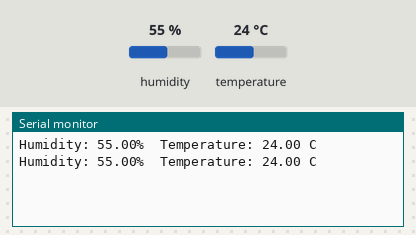
Bench run of a sketch on a simulated Arduino Uno, built with avr-gcc and run on an emulated ATmega328P. On the bench: the last lines printed to the serial monitor. Inputs (shaded band) come from the test bench; at power-on: humidity 55 %, temperature 24 °C.

Above: at 4.8 s.
4.9 s: humidity set to 22 %
At 7.2 s:
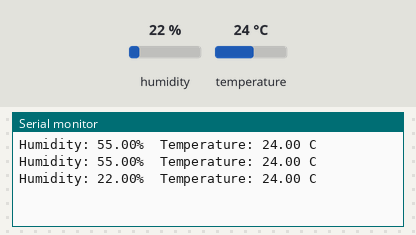
7.9 s: temperature set to 12 °C
At 8.4 s:
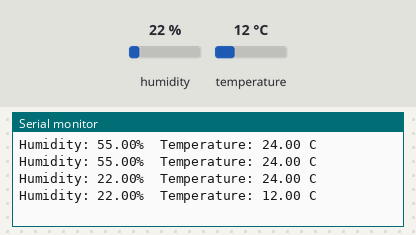
10.9 s: humidity set to 40 %
At 13.3 s:
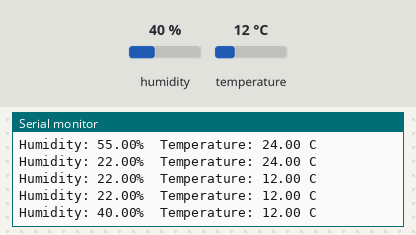
Timing chart, 0 to 14.8 s (numbered marks = the images above; inputs shaded):
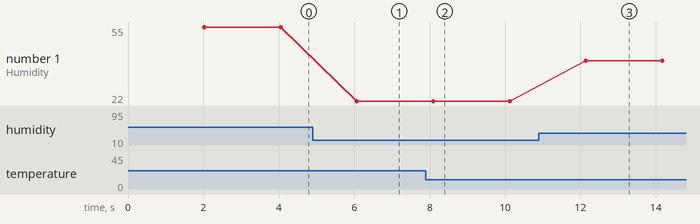

Measured:
- after the input at 4.9 s, the serial monitor: prints a new line after 1.2 s (image 1)
- after the input at 7.9 s, the serial monitor: prints a new line after 0.20 s (image 2)
- after the input at 10.9 s, the serial monitor: prints a new line after 1.2 s (image 3)
- plotted number 1: 55 → 22 after the input at 4.9 s, 22 → 40 after the input at 10.9 s

The sketch:

app.ino
```cpp
#include <DHT.h> // DHT.h 라이브러리를 포함한다

#define DHTPIN 3
#define DHTTYPE DHT11

DHT dht(DHTPIN, DHTTYPE); // DHT설정 - dht (디지털3, dht11)

void setup() {
    Serial.begin(9600); // 9600 속도로 시리얼 통신을 시작한다
    dht.begin();
}

void loop() {
    delay(2000);
    // LCD는 float 출력을 못한다.
    float h = dht.readHumidity();    // 변수 h에 습도 값을 저장
    float t = dht.readTemperature(); // 변수 t에 온도 값을 저장

    Serial.print("Humidity: ");
    Serial.print(h);
    Serial.print("%\t");
    Serial.print("Temperature: ");
    Serial.print(t);
    Serial.println(" C");
}
```
